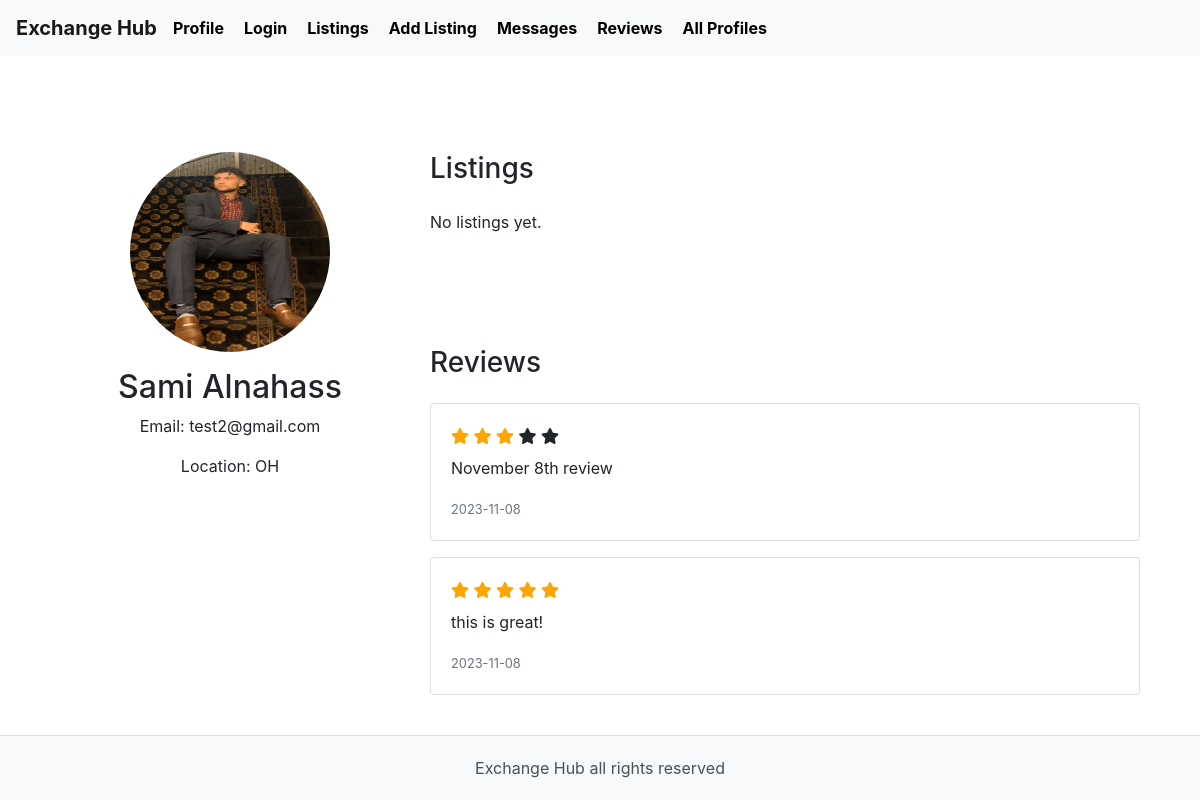
The page /user_profile/2 on the database its author committed.
### tables this page shows
CREATE TABLE User (
    userID INTEGER PRIMARY KEY AUTOINCREMENT,
    firstName TEXT NOT NULL,
    lastName TEXT NOT NULL,
    email TEXT UNIQUE NOT NULL,
    hashedPassword TEXT NOT NULL,
    profileImage TEXT,
    location TEXT NOT NULL,
    joinDate DATE NOT NULL,
    lastLogin DATE NOT NULL
);

CREATE TABLE Review (
    reviewID INTEGER PRIMARY KEY AUTOINCREMENT,
    reviewerID INTEGER,
    reviewedUserID INTEGER,
    rating INTEGER NOT NULL,
    comment TEXT,
    datePosted DATE NOT NULL,
    FOREIGN KEY (reviewerID) REFERENCES User(userID),
    FOREIGN KEY (reviewedUserID) REFERENCES User(userID)
);

### app.py (the view)
@app.route('/user_profile/<int:user_id>')
def user_profile(user_id):
    conn = sqlite3.connect('database.db')
    conn.row_factory = sqlite3.Row  # This allows us to access the columns by name
    cursor = conn.cursor()
    cursor.execute("SELECT * FROM User WHERE userID = ?", (user_id,))
    user = cursor.fetchone()
    print(user)
    if user is None:
        flash('User not found', 'error')
        return redirect(url_for('index'))  # Redirect to the home page or a 404 page
    cursor.execute("SELECT * FROM Listing WHERE userID = ?", (user_id,))
    user_listings = cursor.fetchall()
    print(user_listings)
    cursor.execute("SELECT * FROM Review WHERE reviewedUserID = ?", (user_id,))
    user_reviews = cursor.fetchall()
    print (user_id)
    print (user_reviews)
    return render_template('user_profile.html', profile=user, user_reviews = user_reviews, user_listings=user_listings)

### templates/user_profile.html
{% extends 'layout.html' %}
{% block content %}
<div class="container mt-5">
    <div class="row">
        <div class="col-md-4 text-center">
            <img src="{{ profile.profileImage }}" alt="Profile Image" class="img-fluid rounded-circle mb-3" style="width: 200px; height: 200px;">
            <h2>{{ profile.firstName }} {{ profile.lastName }}</h2>
            <p>Email: {{ profile.email }}</p>
            <p>Location: {{ profile.location }}</p>
        </div>
        <div class="col-md-8">
            <h3 class="mb-4">Listings</h3>
            <div class="listings-container" style="max-width: 200px; max-height: 200px;">
                {% if user_listings %}
                    {% for listing in user_listings %}
                        <div class="card mb-3">
                            <div class="card-body">
                                <h4 class="card-title">{{ listing.title }}</h4>
                                <p class="card-text">{{ listing.description }}</p>
                                <div class="listing-images mt-2">
                                    {% if listing.images %}
                                        {% for image in listing.images.split(',') %}
                                        <img src="{{ image }}" alt="Image" class="img-fluid" style="max-width: 100px; max-height: 100px;">
                                        {% endfor %}
                                    {% else %}
                                        <p>No images available.</p>
                                    {% endif %}
                                </div>
                                <div class="listing-date mt-2">
                                    <small class="text-muted">Posted on: {{ listing.datePosted }}</small>
                                </div>
                            </div>
                        </div>
                    {% endfor %}
                {% else %}
                    <p>No listings yet.</p>
                {% endif %}
            </div>
            <br>
            <br>
            <h3 class="mt-5 mb-4">Reviews</h3>
            <div class="reviews-container">
                {% if user_reviews %}
                    {% for review in user_reviews %}
                        <div class="card mb-3">
                            <div class="card-body">
                                <div class="review-rating">
                                    {% for star in range(review.rating) %}
                                        <span class="fa fa-star checked"></span>
                                    {% endfor %}
                                    {% for star in range(5 - review.rating) %}
                                        <span class="fa fa-star"></span>
                                    {% endfor %}
                                </div>
                                <div class="review-text mt-2">
                                    <p>{{ review.comment }}</p>
                                </div>
                                <div class="review-date mt-2">
                                    <small class="text-muted">{{ review.datePosted }}</small>
                                </div>
                            </div>
                        </div>
                    {% endfor %}
                {% else %}
                    <p>No reviews yet.</p>
                {% endif %}
            </div>
        </div>
    </div>
</div>
{% endblock %}

### static/style.css (style rules this page uses)
.listings-container { display: flex; flex-wrap: wrap; gap: 20px; }
.listings-container { display: flex; flex-direction: column; gap: 20px; }
.checked { color: orange; }
.review-rating { margin-bottom: 5px; }

### templates/layout.html (style rules this page uses)
html, body { height: 100%; display: flex; flex-direction: column; }
.container { flex: 1; }

### rows shown on the page
User: profileImage (picture), firstName "Sami", lastName "Alnahass", email "test2@gmail.com", location "OH"
Review: rating 3 (drawn), comment "November 8th review", datePosted "2023-11-08"
Review: rating 5 (drawn), comment "this is great!", datePosted "2023-11-08"
